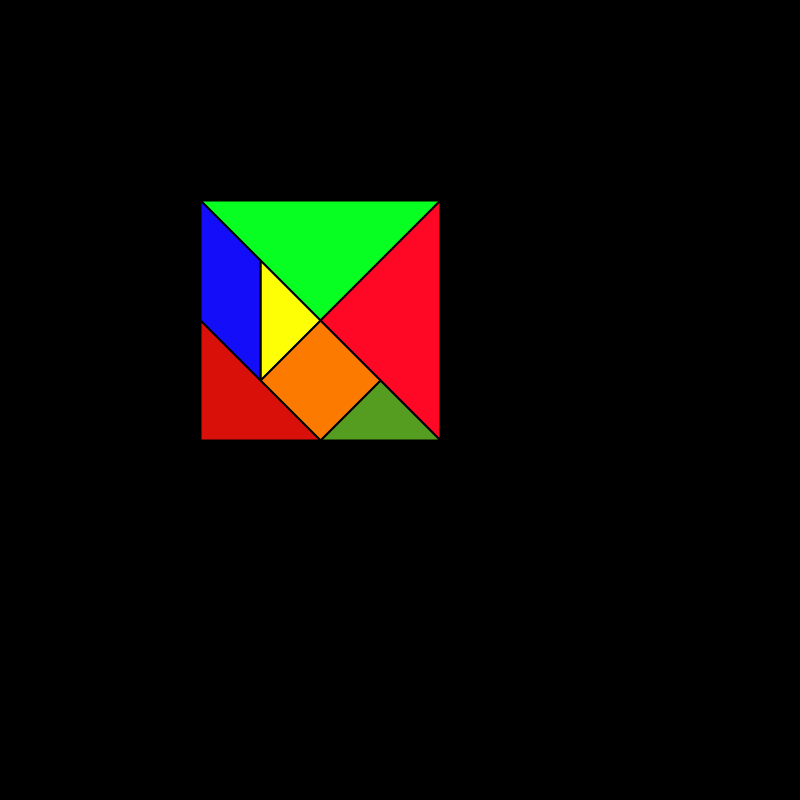
Frame 1 (no input)
Frame 60 (the mouse pressed at the canvas centre just before this capture): identical to frame 1, image omitted
Frame 120 (the mouse held since frame 60 and released just before this capture): identical to frame 1, image omitted

The Processing sketch that drew this single still picture (run headless with seeded random() and noise(); from frame 60 on, the mouse is pressed at the canvas centre):

// Processing sketch: TangramPr
// ── TangramPr.pde
int Figura;
int px[];
int py[];
int r[];
color c[];
int i;

void setup(){
  size(800,800);
  px = new int[7];
  py = new int[7];
  r = new int[7];
  for(i=0;i<7;i++){
    r[i]=i+1;
  }
  c = new color[7];
  c[0] =color(8,255,34);
  c[1] =color(255,8,37);
  c[2] =color(84,157,33);
  c[3] =color(252,122,0);
  c[4] =color(254,255,5);
  c[5] =color(19,13,250);
  c[6] =color(216,16,9);
  Figura = 50;
}
void draw(){
 loadPixels();
  background(0);
  for(i=0;i<7;i++){
    pushMatrix();
    translate(px[i],py[i]);
    fill(c[i]);
    scale(2.0);
    switch(i){
    case 0:
    beginShape(TRIANGLES);
      vertex(100,100);
      vertex(220,100);
      vertex(160,160);
      endShape();
      break;
    case 1:
      beginShape(TRIANGLES);
      vertex(160,160);
      vertex(220,100);
      vertex(220,220);
      endShape();
      break;
    case 2:
      beginShape(TRIANGLES);
      vertex(160,220);
      vertex(190,190);
      vertex(220,220);
      endShape();
      break;
    case 3: 
      beginShape(QUADS);
      vertex(130,190);
      vertex(160,160);
      vertex(190,190);
      vertex(160,220);      
      endShape();
      break;
    case 4: // Medium
      beginShape(TRIANGLES);
      vertex(130,130);
      vertex(160,160);
      vertex(130,190);
      endShape();
      break;
    case 5: // Square
      beginShape(QUADS);
      vertex(100,160);
      vertex(130,190);
      vertex(130,130);
      vertex(100,100);      
      endShape();
      break;
    case 6: // Diamond
      beginShape(TRIANGLES);
      vertex(100,220);
      vertex(160,220);
      vertex(100,160);
      endShape();
      break;
    }    
    popMatrix();
  }
   if( mousePressed && (Figura != 50) ){
    px[Figura] += mouseX-pmouseX;
    py[Figura] += mouseY-pmouseY;
  }
}
void mousePressed(){
  if( mouseButton == LEFT ){
    color mouseC = get(mouseX,mouseY);
    for(int j=0;j<7;j++){
      if( c[j] == mouseC ){
        Figura = j;
      }
    }   
  }
}
